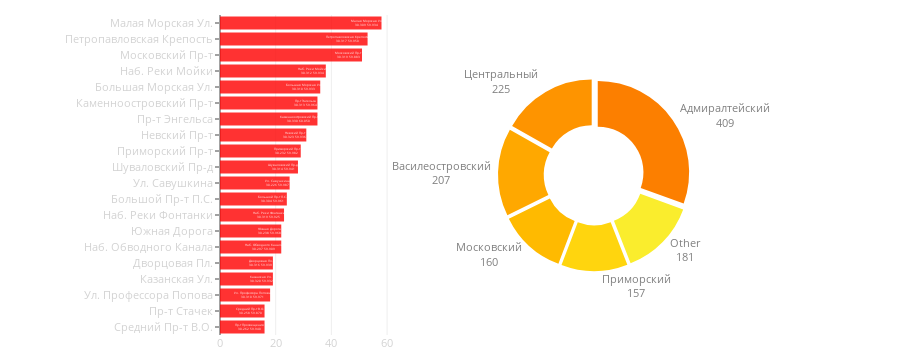

Write notebook code for a chart like this one.
### Code cell
def street_area_combine_plot(streets_barchart_y, 
                             streets_barchart_x,
                             lat, lon,
                             areas_barchart_values, 
                             areas_piechart_labels):    
    HOLE = 0.5
    PULL = 0.05
    PIE_AREA_X = [0.1, 1.0]
    PIE_AREA_Y = [0.2, 0.8]
    BAR_CHART_OPACITY = 0.8
    BAR_CHART_COLOR = 'red'
    BAR_CHART_CM = "Wistia"
    BAR_CHART_LEGEND_X = 0.55
    BAR_CHART_LEGEND_Y = 0.0
    
    TICK_LEN = 4
    PLOT_HEIGHT = 350
    PLOT_WIDTH = 900
    BAR_CHART_AREA_X = [0, 0.25]
    BAR_CHART_AREA_Y = [0, 1.0]
    MARGIN = go.layout.Margin(l=220, t=15, b=15, r=0)
    
    BAR_CHART_FONT_COLOR = 'lightgrey'
    BAR_CHART_FONT_SIZE = 11
    PIE_CHART_FONT_COLOR = 'grey'
    PIE_CHART_FONT_SIZE = 11
    
    MIN_COLOR_VALUE = 0.2
    MAX_COLOR_VALUE = 1.0
    
    colormap = matplotlib.cm.get_cmap(BAR_CHART_CM)
    
    norm_val = np.linspace(MAX_COLOR_VALUE, 
                           MIN_COLOR_VALUE, 
                           len(areas_barchart_values))
    
    pieces_colors = list(map(lambda x: 
                             matplotlib.colors.rgb2hex(colormap(x)), 
                             norm_val))
    
    round3 = lambda x: round(float(x), 3)
    hover_format = lambda x, y, z: "{}<br>{:.3f} {:.3f}".format(x, round3(y), round3(z))
    bar_hover = list(map(hover_format, streets, lat, lon))
    
    data = [go.Bar(y=streets_barchart_y,
                    x=streets_barchart_x,
                    marker=dict(color=BAR_CHART_COLOR), 
                    orientation='h',
                    text=bar_hover,
                    hoverinfo='text',
                    opacity=BAR_CHART_OPACITY, 
                    showlegend=False),

            go.Pie(values=areas_barchart_values,
                    labels=areas_piechart_labels,
                    domain=dict(x=PIE_AREA_X, y=PIE_AREA_Y),
                    hoverinfo="label+percent+value",
                    textinfo='label+value', 
                    textposition='outside',
                    hole=HOLE,
                    sort=False,
                    textfont=dict(size=PIE_CHART_FONT_SIZE, 
                                  color=PIE_CHART_FONT_COLOR),
                    marker=dict(colors=pieces_colors), 
                    pull=PULL)]
    
    layout = go.Layout(height=PLOT_HEIGHT, width=PLOT_WIDTH,
                       showlegend=False, 
                       margin=MARGIN, 
                       hovermode='closest',
                       xaxis=dict(domain=BAR_CHART_AREA_X, 
                                  tickfont=dict(color=BAR_CHART_FONT_COLOR,
                                                size=BAR_CHART_FONT_SIZE)),
                       yaxis=dict(domain=BAR_CHART_AREA_Y, 
                                  autorange="reversed", 
                                  ticklen=TICK_LEN, 
                                  tickfont=dict(size=BAR_CHART_FONT_SIZE, 
                                                color=BAR_CHART_FONT_COLOR)))
    fig = go.Figure(data=data, layout=layout)
    py.iplot(fig, show_link=False)

    
N_AREAS_VISUALIZED = 5
N_STREETS_VISUALIZED = 20
OTHER_LABEL = "Other"

streets_table_shrinked = streets_table[:N_STREETS_VISUALIZED]
area_activity_shrinked = area_activity[:N_AREAS_VISUALIZED] + [sum(area_activity[N_AREAS_VISUALIZED+1:])]
areas_labels_shrinked = areas[:N_AREAS_VISUALIZED] + [OTHER_LABEL]

street_area_combine_plot(streets_table_shrinked[STREET_COLUMN],
                         streets_table_shrinked['counter'],
                         streets_table_shrinked['latitude'],
                         streets_table_shrinked['longtitude'],
                         area_activity_shrinked,
                         areas_labels_shrinked)

### Figure 1 — Plotly figure (JSON) as saved in the notebook; plotly's stock layout.template omitted (floating-point values rounded to 4 significant figures)
{"data": [{"hoverinfo": "text", "marker": {"color": "red"}, "opacity": 0.8, "orientation": "h", "showlegend": false, "text": ["Малая Морская Ул.<br>30.309 59.934", "Петропавловская Крепость<br>30.317 59.950", "Московский Пр-т<br>30.319 59.883", "Наб. Реки Мойки<br>30.312 59.934", "Большая Морская Ул.<br>30.310 59.933", "Пр-т Энгельса<br>30.313 59.964", "Каменноостровский Пр-т<br>30.330 60.050", "Невский Пр-т<br>30.323 59.936", "Приморский Пр-т<br>30.232 59.982", "Шуваловский Пр-д<br>30.314 59.941", "Ул. Савушкина<br>30.226 59.987", "Большой Пр-т П.С.<br>30.304 59.961", "Наб. Реки Фонтанки<br>30.319 59.925", "Южная Дорога<br>30.238 59.968", "Наб. Обводного Канала<br>30.297 59.909", "Дворцовая Пл.<br>30.316 59.939", "Казанская Ул.<br>30.320 59.932", "Ул. Профессора Попова<br>30.310 59.971", "Средний Пр-т В.О.<br>30.258 59.870", "Пр-т Просвещения<br>30.262 59.940"], "type": "bar", "uid": "44643a08-23ac-11e9-8596-3c15c2cf2370", "x": [58, 53, 51, 38, 36, 35, 35, 31, 29, 28, 25, 24, 23, 22, 22, 19, 19, 18, 16, 16], "y": ["Малая Морская Ул.", "Петропавловская Крепость", "Московский Пр-т", "Наб. Реки Мойки", "Большая Морская Ул.", "Каменноостровский Пр-т", "Пр-т Энгельса", "Невский Пр-т", "Приморский Пр-т", "Шуваловский Пр-д", "Ул. Савушкина", "Большой Пр-т П.С.", "Наб. Реки Фонтанки", "Южная Дорога", "Наб. Обводного Канала", "Дворцовая Пл.", "Казанская Ул.", "Ул. Профессора Попова", "Пр-т Стачек", "Средний Пр-т В.О."]}, {"domain": {"x": [0.1, 1], "y": [0.2, 0.8]}, "hole": 0.5, "hoverinfo": "label+percent+value", "labels": ["Адмиралтейский", "Центральный", "Василеостровский", "Московский", "Приморский", "Other"], "marker": {"colors": ["#fc7f00", "#fe9400", "#ffa800", "#ffba00", "#ffd50e", "#faed2d"]}, "pull": 0.05, "sort": false, "textfont": {"color": "grey", "size": 11}, "textinfo": "label+value", "textposition": "outside", "type": "pie", "uid": "44643ce2-23ac-11e9-9da6-3c15c2cf2370", "values": [409, 225, 207, 160, 157, 181]}], "layout": {"height": 350, "hovermode": "closest", "margin": {"b": 15, "l": 220, "r": 0, "t": 15}, "showlegend": false, "width": 900, "xaxis": {"domain": [0, 0.25], "tickfont": {"color": "lightgrey", "size": 11}}, "yaxis": {"autorange": "reversed", "domain": [0, 1], "tickfont": {"color": "lightgrey", "size": 11}, "ticklen": 4}}}
